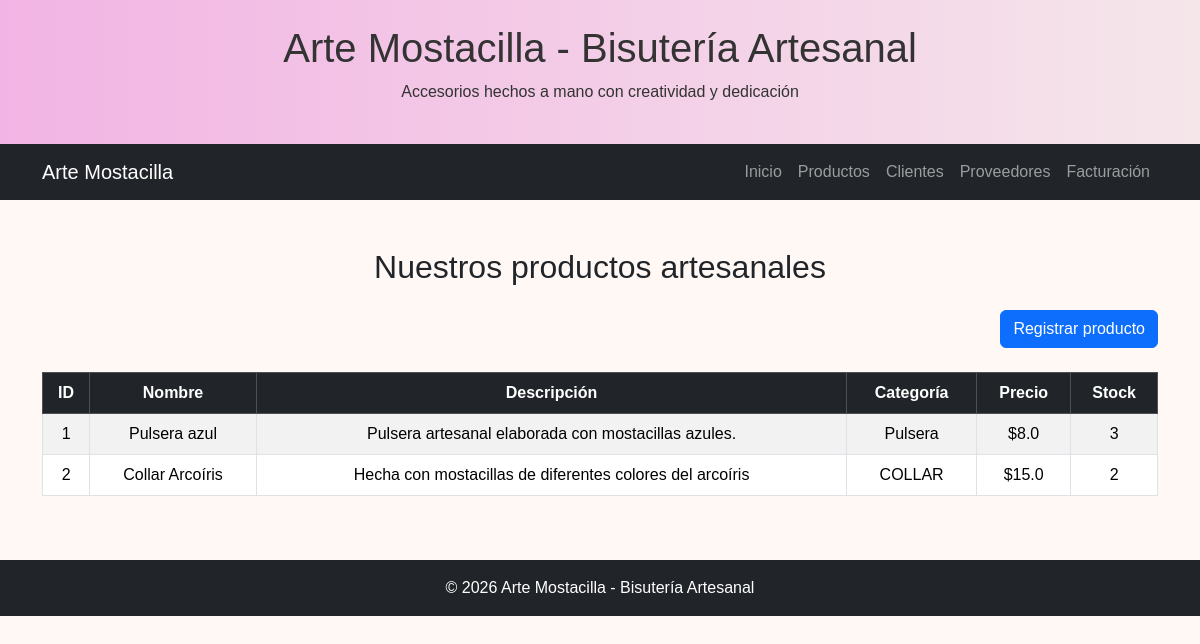
The page /productos on the database its author committed.
### tables this page shows
CREATE TABLE productos (
            id INTEGER PRIMARY KEY AUTOINCREMENT,
            nombre TEXT NOT NULL,
            descripcion TEXT NOT NULL,
            categoria TEXT NOT NULL,
            precio REAL NOT NULL,
            stock INTEGER NOT NULL
        );

### app.py (the view)
@app.route('/productos', methods=['GET', 'POST'])
def productos():
    titulo = "Nuestros productos artesanales"
    conexion = sqlite3.connect(DATABASE)
    conexion.row_factory = sqlite3.Row
    cursor = conexion.cursor()
    cursor.execute('''
        SELECT id, nombre, descripcion, categoria, precio, stock
        FROM productos
    ''')
    productos = cursor.fetchall()
    conexion.close()
    return render_template(
        'productos.html',
        titulo=titulo,
        productos=productos
    )

### templates/productos.html (shortened to what this page needs)
{% extends "base.html" %}
{% block content %}
<section class="container mt-5">
    <h2 class="text-center mb-4">
        {{ titulo }}
    </h2>
    <div class="text-end mb-4">
        <a href="{{ url_for('nuevo_producto') }}" class="btn btn-primary">
            Registrar producto
        </a>
    </div>
    <div class="table-responsive">
        <table class="table table-bordered table-striped text-center">
            <thead class="table-dark">
                <tr>
                    <th>ID</th>
                    <th>Nombre</th>
                    <th>Descripción</th>
                    <th>Categoría</th>
                    <th>Precio</th>
                    <th>Stock</th>
                </tr>
            </thead>
            <tbody>
                {% for producto in productos %}
                <tr>
                    <td>{{ producto.id }}</td>
                    <td>{{ producto.nombre }}</td>
                    <td>{{ producto.descripcion }}</td>
                    <td>{{ producto.categoria }}</td>
                    <td>${{ producto.precio }}</td>
                    <td>{{ producto.stock }}</td>
                </tr>
                {% endfor %}
            </tbody>
        </table>
    </div>
</section>
{% endblock %}

### templates/base.html (shortened to what this page needs)
<!DOCTYPE html>
<html lang="es">
<head>
    <link href="https://cdn.jsdelivr.net/npm/bootstrap@5.3.3/dist/css/bootstrap.min.css"
          rel="stylesheet">
    <link rel="stylesheet"
          href="{{ url_for('static', filename='css/style.css') }}">
</head>
<body>
    <header class="text-center py-4">
        <h1>Arte Mostacilla - Bisutería Artesanal</h1>
        <p>Accesorios hechos a mano con creatividad y dedicación</p>
    </header>
     {% include "components/navbar.html" %}
    <main>
        {% block content %}
        {% endblock %}
    </main>
     {% include "components/footer.html" %}
</body>
</html>

### templates/components/navbar.html (shortened to what this page needs)
<nav class="navbar navbar-expand-lg navbar-dark bg-dark">
    <div class="container">
        <a class="navbar-brand" href="{{ url_for('inicio') }}">
            Arte Mostacilla
        </a>
        <div class="collapse navbar-collapse" id="menuPrincipal">
            <ul class="navbar-nav ms-auto">
                <li class="nav-item">
                    <a class="nav-link" href="{{ url_for('inicio') }}">
                        Inicio
                    </a>
                </li>
                <li class="nav-item">
                    <a class="nav-link" href="{{ url_for('productos') }}">
                        Productos
                    </a>
                </li>
                <li class="nav-item">
                    <a class="nav-link" href="{{ url_for('clientes') }}">
                        Clientes
                    </a>
                </li>
                <li class="nav-item">
                    <a class="nav-link" href="{{ url_for('proveedores') }}">
                        Proveedores
                    </a>
                </li>
                <li class="nav-item">
                    <a class="nav-link" href="{{ url_for('facturacion') }}">
                        Facturación
                    </a>
                </li>
            </ul>
        </div>
    </div>
</nav>

### templates/components/footer.html
<footer class="bg-dark text-white text-center py-3 mt-5">
    <p class="mb-0">
        &copy; 2026 Arte Mostacilla - Bisutería Artesanal
    </p>
</footer>

### static/css/style.css (style rules this page uses)
body { background-color: #fff8f5; font-family: Arial, sans-serif; }
header { background: linear-gradient(90deg, #f2b4e4, #f5e6ea); color: #333; }
footer { background-color: #8e4c1a; color: white; }

### rows shown on the page
productos: id "1", nombre "Pulsera azul", descripcion "Pulsera artesanal elaborada con mostacillas azules.", categoria "Pulsera", precio "8.0", stock "3"
productos: id "2", nombre "Collar Arcoíris", descripcion "Hecha con mostacillas de diferentes colores del arcoíris", categoria "COLLAR", precio "15.0", stock "2"

### other values the page prints
{{ titulo }} "Nuestros productos artesanales"
